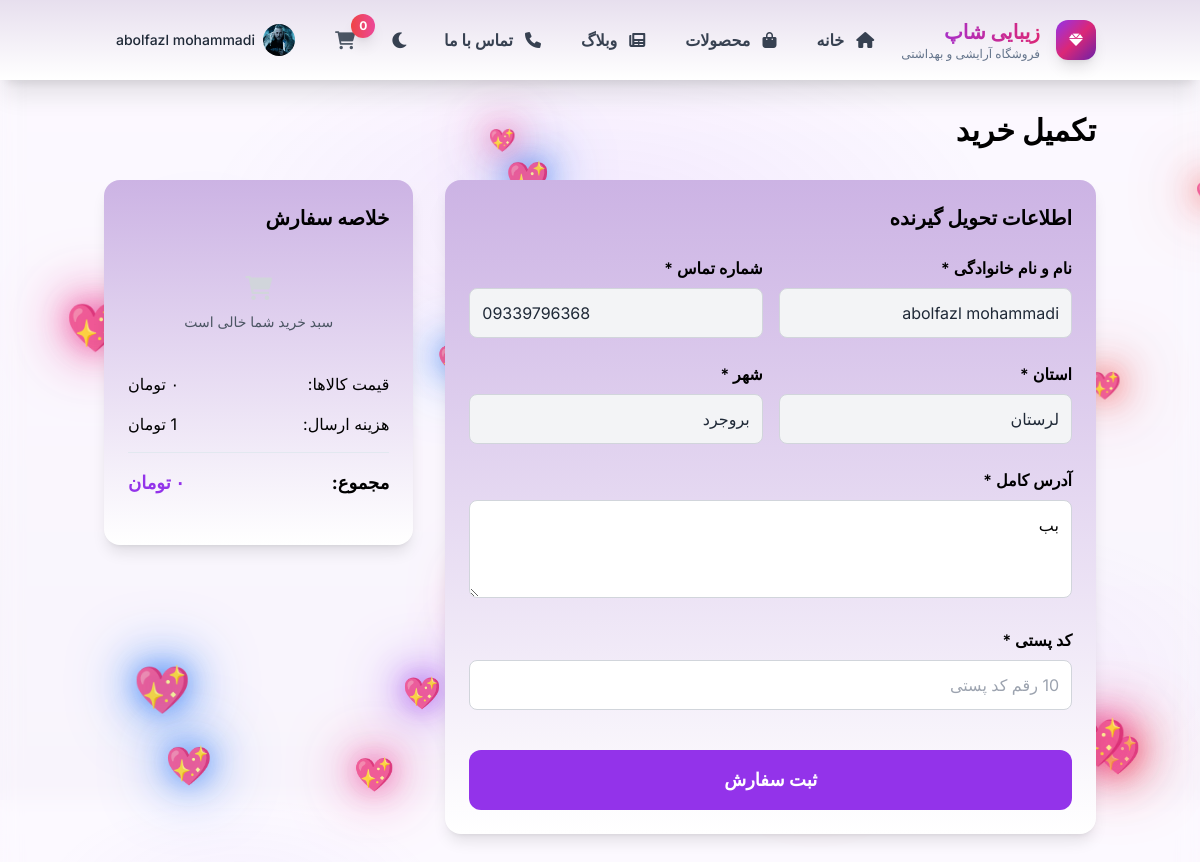
The page /shop/checkout/ (signed in) on the database its author committed.
### core/models.py (models this page shows, shortened)
class User(AbstractUser):
    email = models.EmailField(unique=True, verbose_name='ایمیل')
    phone = models.CharField(max_length=11, unique=True, verbose_name='شماره موبایل')
    first_name = models.CharField(max_length=100, verbose_name='نام')
    last_name = models.CharField(max_length=100, verbose_name='نام خانوادگی')
    profile_image = models.ImageField(
        upload_to=user_profile_image_path, blank=True, null=True, verbose_name='عکس پروفایل'
    )
    province = models.ForeignKey(Province, on_delete=models.SET_NULL, null=True, blank=True, verbose_name='استان')
    city = models.ForeignKey(City, on_delete=models.SET_NULL, null=True, blank=True, verbose_name='شهر')
    address = models.CharField(max_length=300, blank=True, null=True, verbose_name='آدرس دقیق')
    updated_at = models.DateTimeField(auto_now=True, verbose_name='تاریخ بروزرسانی')
    USERNAME_FIELD = 'email'
    REQUIRED_FIELDS = ['username']
    class Meta:
        verbose_name = 'کاربر'
        verbose_name_plural = 'کاربران'

class Province(models.Model):
    name = models.CharField(verbose_name=_("اسم استان"), unique=True, max_length=511)

class City(models.Model):
    province = models.ForeignKey(Province, verbose_name=_("استان"), on_delete=models.CASCADE, related_name="cities")
    name = models.CharField(verbose_name=_("اسم شهر"), max_length=511)

### shop/views.py (the view)
# urls.py: path('checkout/', views.checkout, name='checkout'),
@login_required
def checkout(request):
    shipping_settings = get_shipping_settings()
    user = request.user
    initial = {
        'receiver_name': f"{user.first_name} {user.last_name}".strip(),
        'receiver_phone': user.phone or '',
        'province_name': getattr(user.province, 'name', ''),
        'city_name': getattr(user.city, 'name', ''),
        'address_detail': user.address or '',
        'province_name': getattr(user.province, 'name', ''),
        'city_name': getattr(user.city, 'name', ''),
    }
    context = {
        'shipping_settings': shipping_settings,
        'initial': initial,
    }
    return render(request, 'shop/checkout.html', context)

### shop/templatetags/date_filters.py (called while the page is built)
@register.filter
def add_commas(value):
    try:
        num = float(value)
        return f"{num:,.0f}"
    except (ValueError, TypeError):
        return value

### shop/views.py (called while the page is built, shortened)
def get_shipping_settings():
    try:
        shipping_setting = ShippingSettings.objects.first()
        if shipping_setting:
            return {
                'shipping_cost': int(shipping_setting.shipping_cost),
                'free_shipping_threshold': int(shipping_setting.free_shipping_threshold)
            }
    except:
        pass

### shop/templates/shop/checkout.html (shortened to what this page needs)
{% extends "base.html" %}
{% load static %}
{% load date_filters %}
{% block contact %}
<div class="min-h-screen" id="checkout-page">
  <div class="container mx-auto px-4 py-6 sm:py-8">
    <h2 class="text-2xl sm:text-3xl font-bold mb-6 sm:mb-8">تکمیل خرید</h2>
    <div class="grid lg:grid-cols-3 gap-4 sm:gap-6 lg:gap-8">
      <div class="lg:col-span-2">
        <div class="theme-card rounded-xl sm:rounded-2xl shadow-lg p-4 sm:p-6">
          <h3 class="text-lg sm:text-xl font-bold mb-4 sm:mb-6">اطلاعات تحویل گیرنده</h3>
          <form id="checkout-form" class="space-y-4 sm:space-y-6">
            <div class="grid grid-cols-1 sm:grid-cols-2 gap-4">
              <div>
                <label class="block font-semibold mb-2 text-sm sm:text-base">نام و نام خانوادگی *</label>
                <input type="text" name="receiver_name" value="{{ initial.receiver_name }}" required class="w-full p-3 border border-gray-300 dark:border-gray-600 rounded-lg focus:outline-none focus:ring-2 focus:ring-purple-500 text-sm sm:text-base bg-gray-100 dark:bg-gray-700 text-gray-800 dark:text-gray-100" readonly>
              </div>
              <div>
                <label class="block font-semibold mb-2 text-sm sm:text-base">شماره تماس *</label>
                <input type="tel" name="receiver_phone" value="{{ initial.receiver_phone }}" required class="w-full p-3 border border-gray-300 dark:border-gray-600 rounded-lg focus:outline-none focus:ring-2 focus:ring-purple-500 text-sm sm:text-base bg-gray-100 dark:bg-gray-700 text-gray-800 dark:text-gray-100" placeholder="09xxxxxxxxx" readonly>
              </div>
            </div>
            <div class="grid grid-cols-1 sm:grid-cols-2 gap-4">
              <div>
                <label class="block font-semibold mb-2 text-sm sm:text-base">استان *</label>
                <input type="text" name="province_name" value="{{ initial.province_name }}" required class="w-full p-3 border border-gray-300 dark:border-gray-600 rounded-lg focus:outline-none focus:ring-2 focus:ring-purple-500 text-sm sm:text-base bg-gray-100 dark:bg-gray-700 text-gray-800 dark:text-gray-100" readonly>
              </div>
              <div>
                <label class="block font-semibold mb-2 text-sm sm:text-base">شهر *</label>
                <input type="text" name="city_name" value="{{ initial.city_name }}" required class="w-full p-3 border border-gray-300 dark:border-gray-600 rounded-lg focus:outline-none focus:ring-2 focus:ring-purple-500 text-sm sm:text-base bg-gray-100 dark:bg-gray-700 text-gray-800 dark:text-gray-100" readonly>
              </div>
            </div>
            <div>
              <label class="block font-semibold mb-2 text-sm sm:text-base">آدرس کامل *</label>
              <textarea name="address_detail" required rows="3" class="w-full p-3 border border-gray-300 dark:border-gray-600 rounded-lg focus:outline-none focus:ring-2 focus:ring-purple-500 text-sm sm:text-base" placeholder="آدرس کامل پستی شامل خیابان، کوچه، پلاک و واحد">{{ initial.address_detail }}</textarea>
            </div>
            <div>
              <label class="block font-semibold mb-2 text-sm sm:text-base">کد پستی *</label>
              <input type="text" name="postal_code" required class="w-full p-3 border border-gray-300 dark:border-gray-600 rounded-lg focus:outline-none focus:ring-2 focus:ring-purple-500 text-sm sm:text-base" placeholder="10 رقم کد پستی">
            </div>
            <div class="pt-4">
              <button type="submit" id="submit-order" class="w-full bg-purple-600 hover:bg-purple-700 text-white py-3 sm:py-4 rounded-lg sm:rounded-xl font-semibold text-sm sm:text-lg transition-colors">
                <span id="submit-text">ثبت سفارش</span>
              </button>
            </div>
          </form>
        </div>
      </div>
      <div class="lg:col-span-1">
        <div class="theme-card rounded-xl sm:rounded-2xl shadow-lg p-4 sm:p-6 sticky top-20 sm:top-24">
          <h3 class="text-lg sm:text-xl font-bold mb-4 sm:mb-6">خلاصه سفارش</h3>
          <div id="order-summary" class="space-y-3 sm:space-y-4 mb-4 sm:mb-6">
          </div>
          <div class="space-y-3 sm:space-y-4 mb-4 sm:mb-6">
            <div class="flex justify-between text-sm sm:text-base">
              <span>قیمت کالاها:</span>
              <span id="subtotal">۰ تومان</span>
            </div>
            <div class="flex justify-between text-sm sm:text-base">
              <span>هزینه ارسال:</span>
              <span id="shipping">{{ shipping_settings.shipping_cost|floatformat:0|add_commas }} تومان</span>
            </div>
            <hr class="theme-border">
            <div class="flex justify-between text-base sm:text-lg font-bold">
              <span>مجموع:</span>
              <span id="total" class="text-purple-600">۰ تومان</span>
            </div>
          </div>
        </div>
      </div>
    </div>
  </div>
</div>
{% endblock %}

### templates/base.html (shortened to what this page needs)
{% load static %}
{% load date_filters %}
<!DOCTYPE html>
<html lang="fa" dir="rtl">
<head>
    <script src="https://cdn.tailwindcss.com"></script>
    <link rel="stylesheet" href="https://cdnjs.cloudflare.com/ajax/libs/font-awesome/6.0.0/css/all.min.css">
    <link rel="stylesheet" href="https://cdn.jsdelivr.net/npm/bootstrap-icons@1.12.1/font/bootstrap-icons.min.css" />
    <link rel="stylesheet" href="{% static 'css/main.css' %}" />
    <link rel="stylesheet" href="{% static 'css/home.css' %}" />
    <script src="https://cdn.tailwindcss.com"></script>
</head>
<body class="theme-bg-secondary">
    <div class="hearts-background" id="hearts-bg"></div>
    <header class="theme-bg shadow-xl sticky top-0 z-40 backdrop-blur-md bg-white/95 dark:bg-gray-900/95">
        <div class="container mx-auto px-4">
            <div class="flex items-center justify-between py-3">
                <div class="flex items-center gap-4">
                    <div class="w-10 h-10 bg-gradient-to-br from-purple-600 via-pink-600 to-purple-800 rounded-xl flex items-center justify-center shadow-lg transform hover:scale-105 transition-transform">
                        <i class="fas fa-gem text-white text-sm"></i>
                    </div>
                    <div>
                        <h1 class="text-xl font-bold bg-gradient-to-r from-purple-600 to-pink-600 bg-clip-text text-transparent">زیبایی شاپ</h1>
                        <p class="text-xs theme-text-secondary font-medium">فروشگاه آرایشی و بهداشتی</p>
                    </div>
                </div>
                <nav class="desktop-nav hidden lg:flex items-center gap-2">
                    <a href="{% url 'home' %}" class="nav-link px-4 py-2 rounded-lg font-semibold hover:bg-purple-50 dark:hover:bg-purple-900/20 hover:text-purple-600 transition-all duration-300 relative group text-gray-700 dark:text-gray-300">
                        <i class="fas fa-home ml-2 text-gray-700 dark:text-gray-300"></i>
                        خانه
                    </a>
                    <a href="{% url 'shop:product_list' %}" class="nav-link px-4 py-2 rounded-lg font-semibold hover:bg-purple-50 dark:hover:bg-purple-900/20 hover:text-purple-600 transition-all duration-300 relative group text-gray-700 dark:text-gray-300">
                        <i class="fas fa-shopping-bag ml-2 text-gray-700 dark:text-gray-300"></i>
                        محصولات
                    </a>
                    <a href="{% url 'blog:blog_home' %}" class="nav-link px-4 py-2 rounded-lg font-semibold hover:bg-purple-50 dark:hover:bg-purple-900/20 hover:text-purple-600 transition-all duration-300 relative group text-gray-700 dark:text-gray-300">
                        <i class="fas fa-newspaper ml-2 text-gray-700 dark:text-gray-300"></i>
                        وبلاگ
                    </a>
                    <a href="#" class="nav-link px-4 py-2 rounded-lg font-semibold hover:bg-purple-50 dark:hover:bg-purple-900/20 hover:text-purple-600 transition-all duration-300 relative group text-gray-700 dark:text-gray-300">
                        <i class="fas fa-phone ml-2 text-gray-700 dark:text-gray-300"></i>
                        تماس با ما
                    </a>
                </nav>
                <div class="flex items-center gap-3">
                    <button onclick="toggleTheme()" class="p-2 text-gray-700 dark:text-gray-200 hover:text-purple-600 transition-colors">
                        <i id="theme-icon" class="fas fa-moon text-lg"></i>
                    </button>
                    <a href="{% url 'shop:cart' %}" class="nav-link px-4 py-2 rounded-lg font-semibold hover:bg-purple-50 dark:hover:bg-purple-900/20 hover:text-purple-600 transition-all duration-300 relative group text-gray-700 dark:text-gray-300">
                        <i class="fas fa-shopping-cart text-lg text-gray-600 dark:text-gray-200"></i>
                        <span id="cart-count" class="absolute -top-1 -right-1 bg-gradient-to-r from-red-500 to-pink-500 text-white text-xs rounded-full w-6 h-6 flex items-center justify-center font-bold shadow-lg animate-pulse">0</span>
                    </a>
                 {% if user.is_authenticated %}
                     <a href="{% url 'core:profile' %}" class="hidden lg:flex items-center gap-2 p-3 rounded-xl hover:bg-gray-100 dark:hover:bg-gray-700 transition-all duration-300 transform hover:scale-105">
                         {% if user.profile_image %}
                             <img src="{{ user.profile_image.url }}" alt="پروفایل" class="w-8 h-8 rounded-full object-cover">
                         {% else %}
                             <div class="w-8 h-8 bg-gradient-to-br from-purple-600 to-pink-600 rounded-full flex items-center justify-center">
                                 <i class="fas fa-user text-white text-sm"></i>
                             </div>
                         {% endif %}
                         <span class="text-sm font-medium text-gray-800 dark:text-gray-200 hidden md:block">{{ user.get_full_name|default:user.email }}</span>
                     </a>
                 {% endif %}
                </div>
            </div>
        </div>
    </header>
    {% block contact %}
    {% endblock %}
</body>
</html>

### static/css/main.css (style rules this page uses)
* { font-family: 'Inter', 'Poppins', -apple-system, BlinkMacSystemFont, 'Segoe UI', Roboto, Oxygen, Ubuntu, Cantarell, sans-serif; font-feature-settings: 'cv02', 'cv03', 'cv04', 'cv11'; }
.theme-bg { background: #f1f5f9; }
.theme-bg-secondary { background: #e2e8f0; }
.theme-card { background: #f1f5f9; }
.theme-text-secondary { color: #64748b; }
.theme-border { border-color: #e2e8f0; }
html.light body, body:not(.dark) { background: linear-gradient(135deg, #f8fafc 0%, #e2e8f0 50%, #cbd5e1 100%); position: relative; min-height: 100vh; }
html.light body::before, body:not(.dark)::before { content: ''; position: fixed; top: 0; left: 0; width: 100%; height: 100%; background: radial-gradient(ellipse 800px 400px at 50% 20%, rgba(147, 51, 234, 0.08) 0%, transparent 50%), radial-gradient(ellipse 600px 300px at 80% 60%, rgba(168, 85, 247, 0.06) 0%, transparent 50%), radial-gradient(ellipse 400px 200px at 20% 80%, rgba(139, 92, 246, 0.05) 0%, transparent 50%); z-index: -2; pointer-events: none; backdrop-filter: blur(10px); }
.text-gray-800 { color: #1f2937; }
.hearts-background { position: fixed; top: 0; left: 0; width: 100vw; height: 100vh; z-index: 0; pointer-events: none; }
.light .theme-bg-secondary { background-image: linear-gradient(to bottom, #a287ba, #ffffff) !important; }
.light .theme-card { background-image: linear-gradient(to bottom, #ccb3e4, #ffffff) !important; }
.light .theme-bg { background-image: linear-gradient(to bottom, #f5ebff, #ffffff) !important; }
.light .theme-bg-secondary { background-image: linear-gradient(to bottom, #fcf9ff, #f8f4fc) !important; }
body:not(.dark) .bg-white\/95 { background-image: linear-gradient(to bottom, #e7dfee, #ffffff) !important; }
.theme-card, .blog-post-card, .product-card, .order-card, .cart-card, .wishlist-card { position: relative; z-index: 10; }
footer, header { position: relative; z-index: 20; }
main, .container, .content { position: relative; z-index: 10; }

### rows shown on the page
User: profile_image (placeholder picture), get_full_name "abolfazl mohammadi", receiver_phone "09339796368", address_detail "بب"
Province: province_name "لرستان"
City: city_name "بروجرد"

### other values the page prints
{{ shipping_settings.shipping_cost|floatformat:0|add_commas }} "1"
